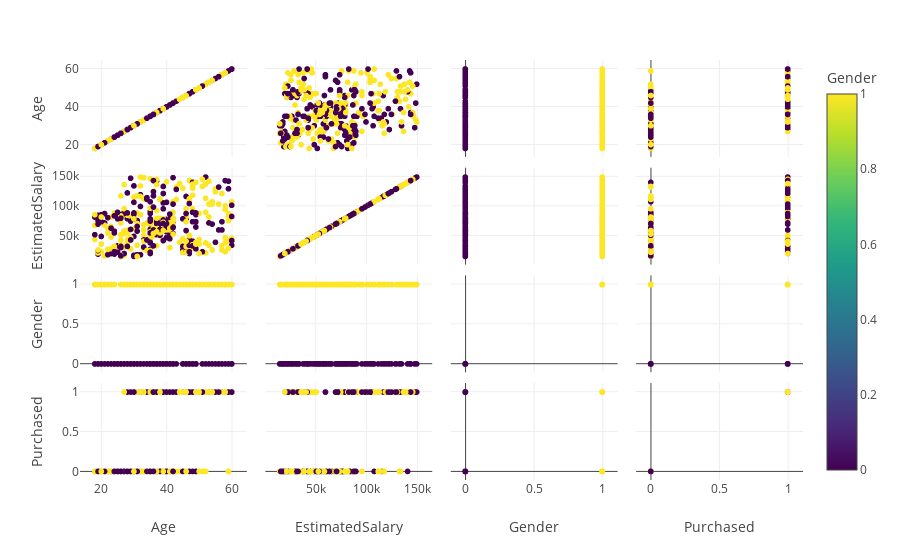

This figure's notebook cell:
### Code cell
fig = px.scatter_matrix(df[['Age','EstimatedSalary','Gender', 'Purchased']], color='Gender', template=templatep)
fig.show()

### Figure 1 — Plotly figure (JSON) as saved in the notebook; plotly's stock layout.template omitted (floating-point values rounded to 4 significant figures; data arrays with more than 128 entries replaced by an {"elided": "..."} marker saying what was removed)
{"data": [{"dimensions": [{"axis": {"matches": true}, "label": "Age", "values": {"elided": "400 int values"}}, {"axis": {"matches": true}, "label": "EstimatedSalary", "values": {"elided": "400 int values"}}, {"axis": {"matches": true}, "label": "Gender", "values": {"elided": "400 int values"}}, {"axis": {"matches": true}, "label": "Purchased", "values": {"elided": "400 str values"}}], "hoverlabel": {"namelength": 0}, "hovertemplate": "%{xaxis.title.text}=%{x}<br>%{yaxis.title.text}=%{y}<br>Gender=%{marker.color}", "legendgroup": "", "marker": {"color": {"elided": "400 int values"}, "coloraxis": "coloraxis", "symbol": "circle"}, "name": "", "showlegend": false, "type": "splom"}], "layout": {"coloraxis": {"colorbar": {"title": {"text": "Gender"}}, "colorscale": [[0, "#440154"], [0.1111, "#482878"], [0.2222, "#3e4989"], [0.3333, "#31688e"], [0.4444, "#26828e"], [0.5556, "#1f9e89"], [0.6667, "#35b779"], [0.7778, "#6ece58"], [0.8889, "#b5de2b"], [1, "#fde725"]]}, "dragmode": "select", "legend": {"tracegroupgap": 0}, "margin": {"t": 60}}}
